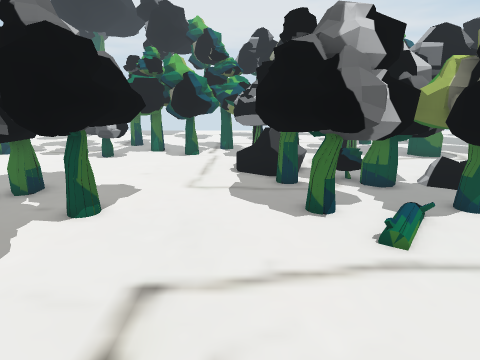
[1] (above)

24 first-person views from a walk through a scene from a Unity 3-D project. The camera is 1.2 m above the floor, tilts 14° down and sees 75° across. The floor is counted in squares, 0.35 m on a side. Each view is taken from the middle of a square. On the plan, view 1 faces up. The plan holds only what a view shows up to about 20 squares ahead; the rest is blank. The place goes on beyond the plan. The player character is not drawn.

[2]
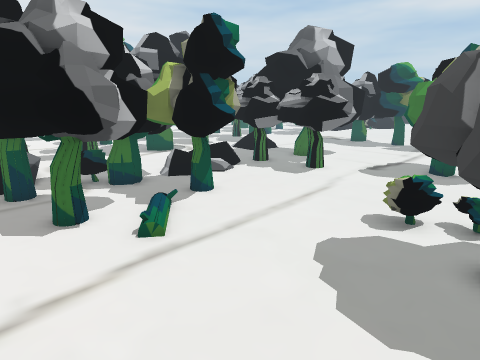

[3]
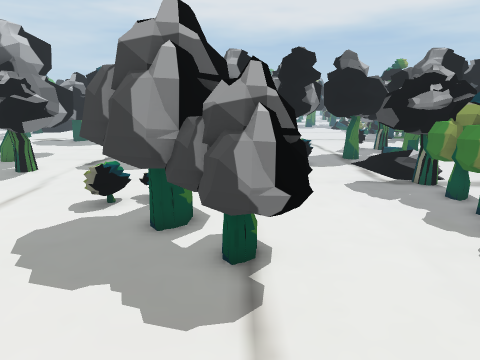

[4]
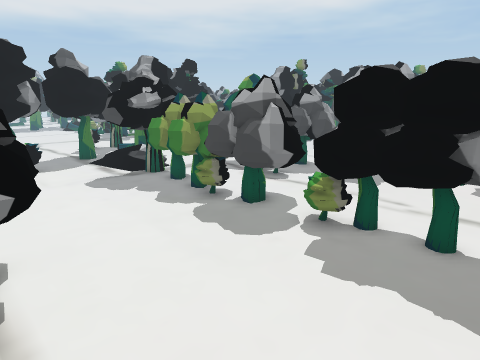

[5]
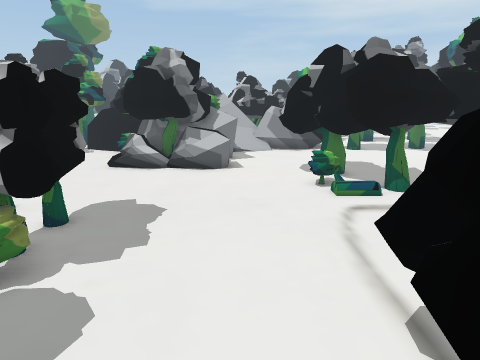

[6]
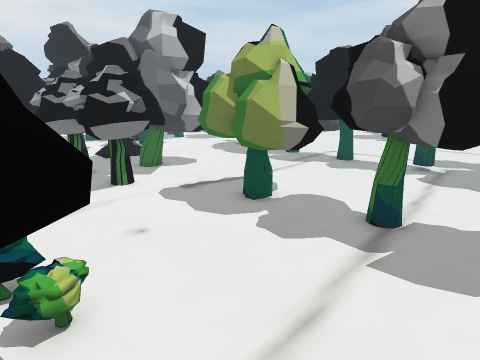

[7]
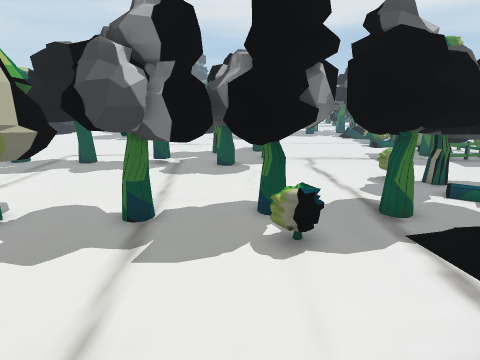

[8]
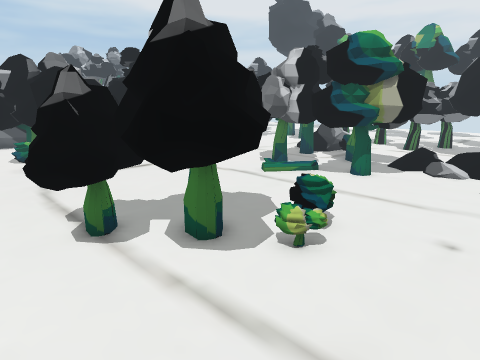

[9]
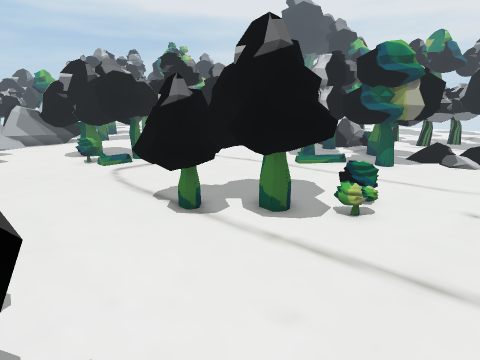

[10]
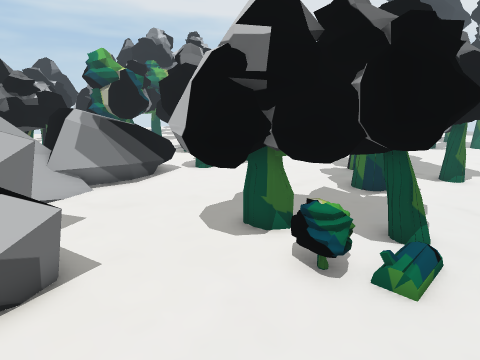

[11]
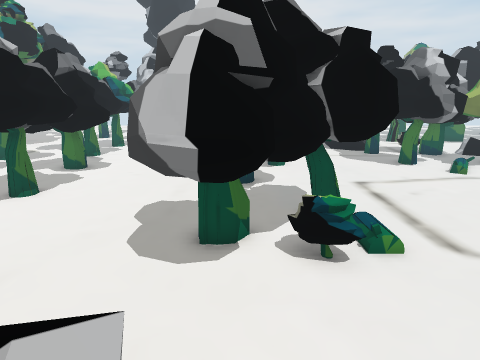

[12]
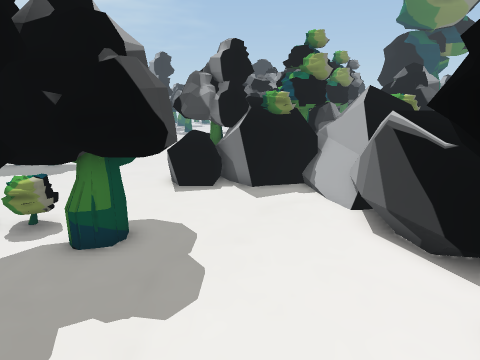

[13]
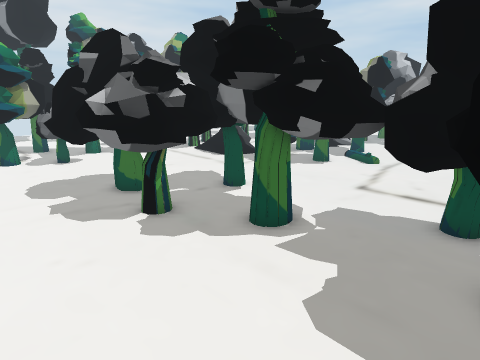

[14]
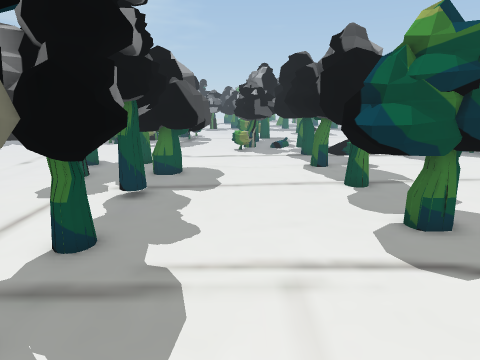

[15]
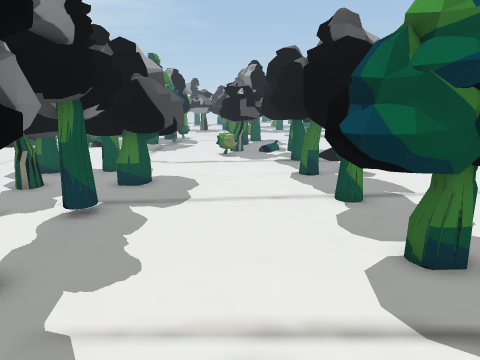

[16]
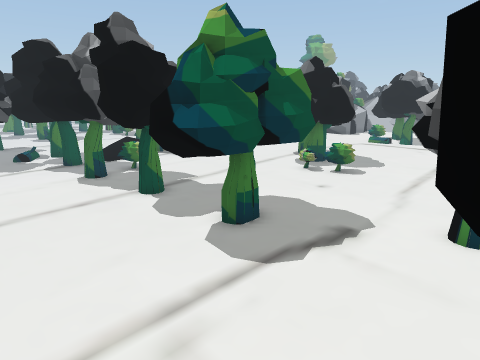

[17]
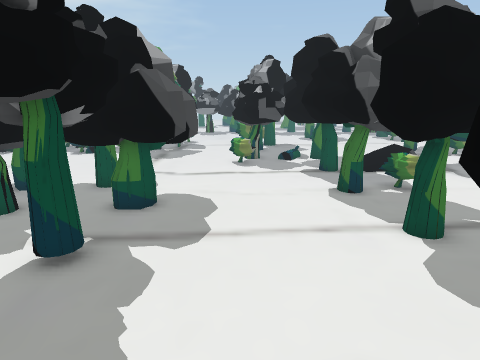

[18]
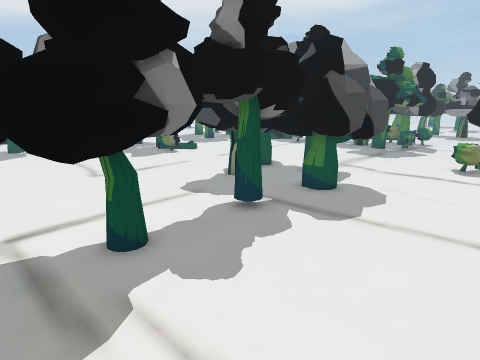

[19]
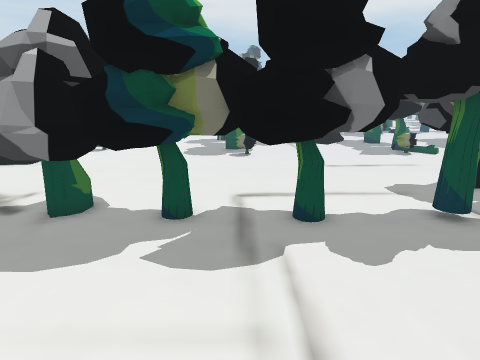

[20]
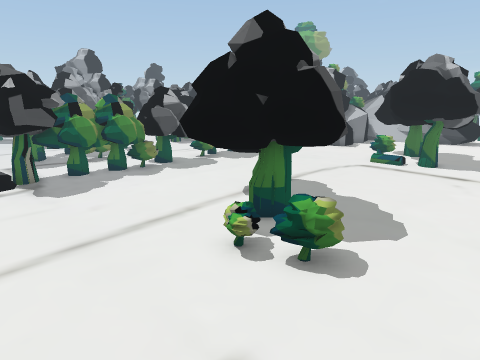

[21]
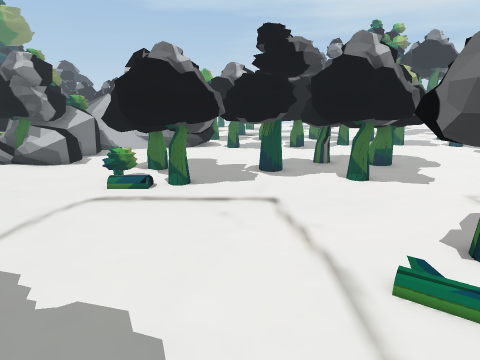

[22]
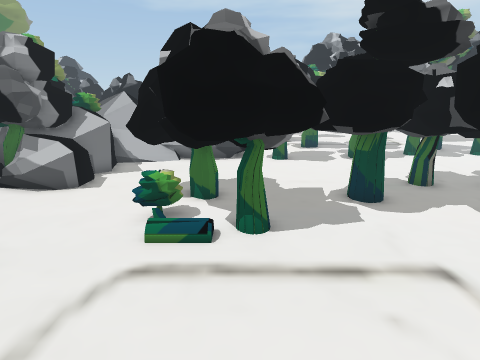

[23]
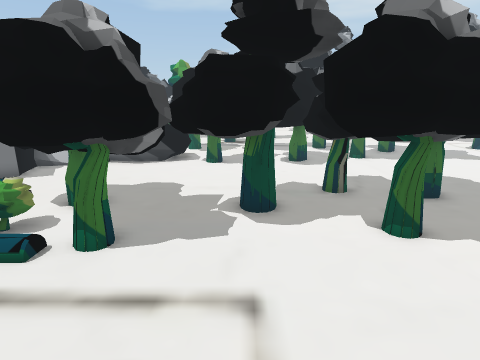

[24]
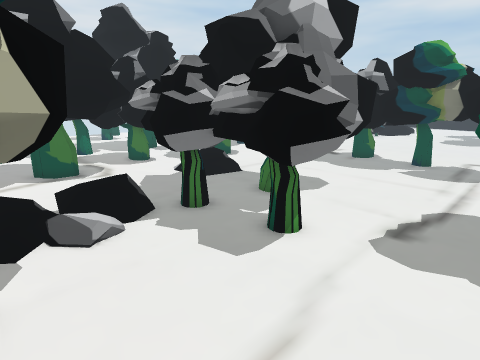

### Floor plan
Key: @ floor where view 1 was taken; . main floor; : floor 0.25 m higher than the main floor; + floor 0.5 m higher than the main floor; / step, stairs or slope; T tree; B bush; O other object.
Columns run from 18 left of view 1 to 30 right of it. Each row starts with its distance up from view 1.
 19       OOTTTT..TTT.TTT      TTTTTTT
 18       ............/         TTTTTT..
 17     ............../  +.    ... TT...   ..
 16     ............../  :.    ...  ...   ...      ..
 15     .............../       ...        ..       ..
 14     ....    .......OO     T    TT T     ....
 13  TTT...TTTTT.......OO  TTTT    TT TTT   ...TTT
 12  TTT...TTTTT ...... OO  TTT../.TTTTTTT  ...TTTT
 11   TT....TTTTTTTT...TTT       ..TT TTTTT ...TT
 10     ...TTT TTTTT...TTTTTTTTTT..TT  TTTTT...TT
  9  TTTT..TTTTTTTTT...TTTTTTTTT...TTTTTTTTT...TTT
  8  TTTT..TTTTTTTT.....TTT.TTT....TTTTT.......TTT
  7  TTTT.....OOOTT......./.........TT..........TT  .
  6    TT....OOOOO.............................TTTT .
  5   T T....OOOOO....................TTTTT....TTT  .
  4   TTT.....OOOO....................TTTTT.....TT ..
  3   TTT......TTTT............O/.....TTTTT.....TT ..
  2 T.TTT......TTTT..........TT//.....TTT ......OOO..
  1 TOTT.....TTTTTTT.......TTTTT/.....TTTTT.....OOO..
  0   OO....TTT TTTT..@....TTTTTT.....TTTTT.....OOO T
 -1  OOO.....TTTTTTT......TTTTTTT.....TTTTT.....TO  T
 -2  OOO.....TTTTO........TTTTTTT......TTT.....TTTT T
 -3 OOOO.....TTT..........TTTT.........TT T....TTTTTT
 -4   OO....................T.........TTTTT....TTT
 -5 OOOO..OO..........................TTTTT....T
 -6  OOOOBBOOOO........................TTTT ....  OO
 -7 B OOOBBTTTT........................TTTT......
 -8 BBOO   TTTT.............T.T..TTT...TTTT......
 -9   OOOO TTTT......TTTTTTTTTTTTTTT.. TTTTT........
-10   OOOOO TTT..... TTTTTTTTTTTTTTT   TTTTTT.......

Positions as (right, up) in squares from view 1, and headings:
1: (0, 0), facing up
2: (0, 0), facing up-right
3: (-1, -2), facing right
4: (-2, -2), facing down-right
5: (8, -5), facing left
6: (9, -4), facing up-right
7: (9, -4), facing right
8: (14, -5), facing up-left
9: (14, -8), facing up-left
10: (-2, -7), facing up-left
11: (-7, -8), facing up
12: (-11, 7), facing down
13: (-14, 0), facing up-right
14: (23, 12), facing down
15: (22, 10), facing down
16: (24, 10), facing down-left
17: (23, 7), facing down
18: (20, 8), facing down-right
19: (18, 7), facing right
20: (15, 6), facing down-left
21: (9, 4), facing left
22: (4, 1), facing left
23: (3, 5), facing left
24: (8, 4), facing up-right
